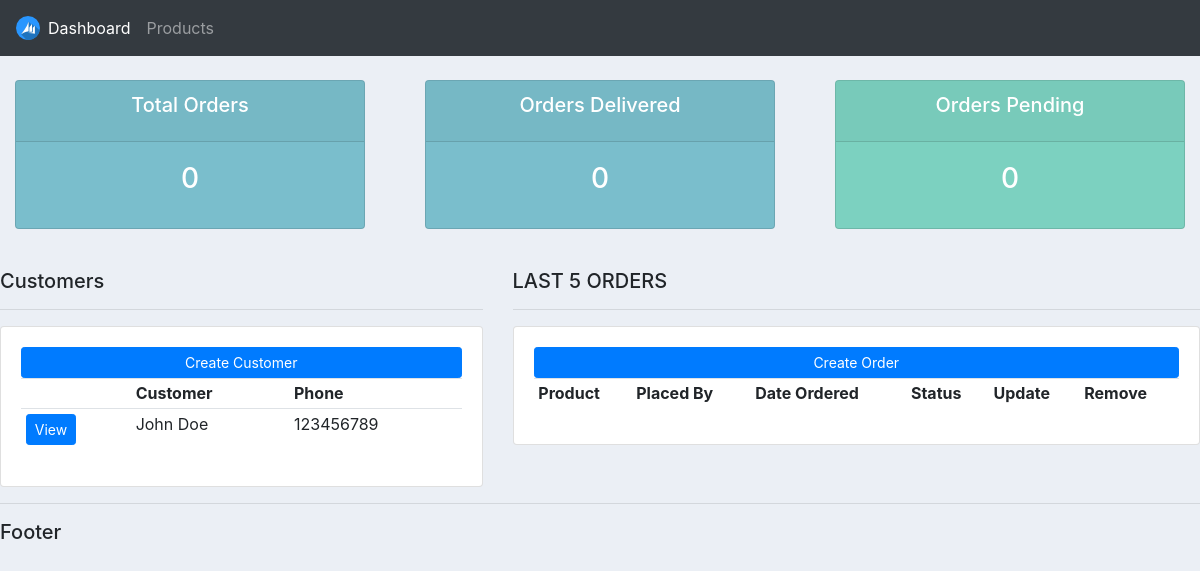
The app's page /, older data.
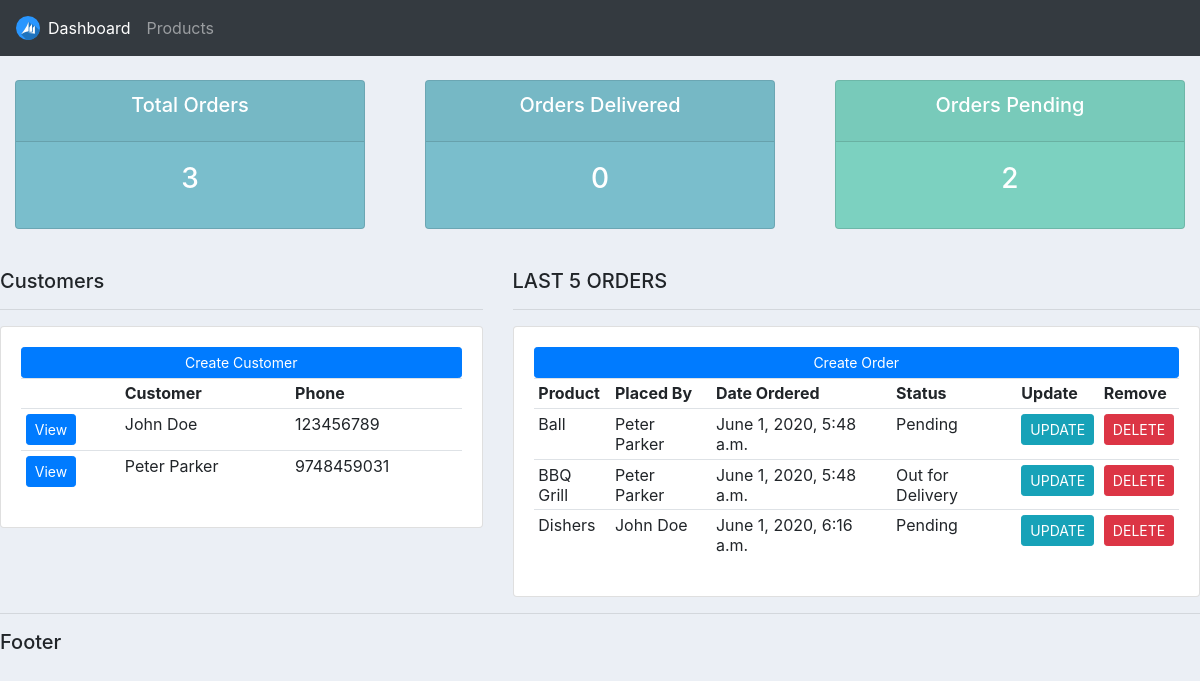
The same page, newer data.
### accounts/models.py (models this page shows)
class Customer(models.Model):
    name    = models.CharField(max_length=200,null=True)
    phone   = models.CharField(max_length=200,null=True)
    email   = models.CharField(max_length=200,null=True)
    date_created = models.DateTimeField(auto_now_add=True)
    def __str__(self):
        return self.name

class Order(models.Model):
    STATUS = (
            ('Pending','Pending'),
            ('Out for Delivery','Out for Delivery'),
            ('Delivered','Delivered'),
            )
    customer = models.ForeignKey(Customer,null=True,on_delete=models.SET_NULL)
    product  = models.ForeignKey(Product,null=True,on_delete=models.SET_NULL)
    date_created = models.DateTimeField(auto_now_add=True,null=True)
    status       = models.CharField(max_length=200,null=True,choices=STATUS)

class Product(models.Model):
    CATEGORY = (
            ('Indoor','Indoor'),
            ('Out Door','Out Door'),
            )
    name        = models.CharField(max_length=200,null=True)
    price       = models.FloatField(null=True)
    category    = models.CharField(max_length=200,null=True,choices=CATEGORY)
    description = models.CharField(max_length=200,null=True,blank=True)
    date_created= models.DateTimeField(auto_now_add=True,null=True)
    tags = models.ManyToManyField(Tag)
    def __str__(self):
        return self.name

### accounts/views.py (the view)
# urls.py: 2. Add a URL to urlpatterns:  path('', views.home, name='home')
def home(request):
    order = Order.objects.all()
    customers = Customer.objects.all()
    total_customers = customers.count()
    total_orders = order.count()
    delivered = Order.objects.all().filter(status='Delivered').count()
    pending   = order.filter(status='Pending').count()
    context = {'orders':order,'customers':customers,'total_customers':total_customers,'total_orders':total_orders,
        'Delivered':delivered,'Pending':pending
    }
    template_name='accounts/dashboard.html'
    return render(request,template_name,context)

### accounts/templates/accounts/dashboard.html
{% extends 'accounts/main.html' %}
{% block content %}
{% include 'accounts/status.html' %}
<br>
   <div class="row">
       <div class="col-md-5">
           <h5>Customers</h5>
           <hr>
           <div class="card card-body">
               <a class="btn btn-primary btn-sm btn-block" href="">Create Customer</a>
               <table class="table table-sm">
                   <tr>
                       <th></th>
                       <th>Customer</th>
                       <th>Phone</th>
                   </tr>
                   {% for customer in customers %}
                    <tr>
                        <td><a class="btn btn-sm btn-primary" href="{% url 'customer' customer.id %}">View</a></td>
                        <td>{{ customer.name }}</td>
                        <td>{{ customer.phone }}</td>
                    </tr>
                   {% endfor %}
               </table>
           </div>
       </div>
       <div class="col-md-7">
           <h5>LAST 5 ORDERS</h5>
           <hr>
           <div class="card card-body">
            <a class="btn btn-primary  btn-sm btn-block" href="{% url 'create_order' %}">Create Order</a>
               <table class="table table-sm">
                   <tr>
                       <th>Product</th>
                       <th>Placed By</th>
                       <th>Date Ordered</th>
                       <th>Status</th>
                       <th>Update</th>
                       <th>Remove</th>
                   </tr>
                   {% for order in orders %}
                    <tr>
                        <td>{{ order.product }}</td>
                        <td>{{ order.customer }}</td>
                        <td>{{ order.date_created }}</td>
                        <td>{{ order.status }}</td>
                        <td><a class="btn btn-sm btn-info" href="{% url 'update_order' order.id %}">UPDATE</a></td>
                        <td><a class="btn btn-sm btn-danger" href="">DELETE</a></td>
                    </tr>
                   {% endfor %}
                </table>
           </div>
       </div>
   </div>
{% endblock %}

### accounts/templates/accounts/main.html (shortened to what this page needs)
{% load static %}
<html>
    <head>
        <link rel="stylesheet" href="https://maxcdn.bootstrapcdn.com/bootstrap/4.0.0/css/bootstrap.min.css">
        <link rel="stylesheet" type="text/css" href="{% static '/css/main.css' %}">
    </head>
    <body>
        {% include 'accounts/navbar.html'%}
        {% block content %}
        {% endblock %}
        <hr>
        <h5>Footer</h5>
    </body>
</html>

### accounts/templates/accounts/navbar.html (shortened to what this page needs)
{% load static %}
<nav class="navbar navbar-expand-lg navbar-dark bg-dark">
    <img src="{% static 'images/crm.png' %}">
    <div class="collapse navbar-collapse" id="navbarNav">
      <ul class="navbar-nav">
        <li class="nav-item active">
          <a class="nav-link" href="{% url 'home' %}">Dashboard </a>
        </li>
        <li class="nav-item">
          <a class="nav-link" href="{% url 'products' %}">Products</a>
        </li>
      </ul>
    </div>
  </nav>

### accounts/templates/accounts/status.html
<br>
<div class="row">
    <div class="col">
        <div class="col-md">
            <div class="card text-center text-white mb-3" id="total-orders">
                <div class="card-header">
                    <h5 class="card-title">Total Orders</h5>
                </div>
                <div class="card-body">
                    <h3 class="card-title">{{ total_orders }}</h3>
                </div>
            </div>
        </div>
    </div>
    <div class="col">
        <div class="col-md">
            <div class="card text-center text-white mb-3" id="orders-delivered">
                <div class="card-header">
                    <h5 class="card-title">Orders Delivered</h5>
                </div>
                <div class="card-body">
                    <h3 class="card-title">{{ Delivered }}</h3>
                </div>
            </div>
        </div>
    </div>
    <div class="col">
        <div class="col-md">
            <div class="card text-center text-white mb-3" id="orders-pending">
                <div class="card-header">
                    <h5 class="card-title">Orders Pending</h5>
                </div>
                <div class="card-body">
                    <h3 class="card-title">{{ Pending }}</h3>
                </div>
            </div>
        </div>
    </div>
</div>

### static/css/main.css (style rules this page uses)
body { background-color:#ebeff5; }
#total-orders { background-color: #7abecc; }
#orders-delivered { background-color: #7abecc; }
#orders-pending { background-color: #7CD1C0; }

Row changes from the older to the newer data that the page shows:
added Customer: name "Peter Parker", phone "9748459031"
added Order: product "Ball", customer "Peter Parker", date_created "June 1, 2020, 5:48 a.m.", status "Pending"
added Order: product "BBQ Grill", customer "Peter Parker", date_created "June 1, 2020, 5:48 a.m.", status "Out for Delivery"
added Order: product "Dishers", customer "John Doe", date_created "June 1, 2020, 6:16 a.m.", status "Pending"
Text that changed along with them:
{{ total_orders }}: "0" → "3"
{{ Pending }}: "0" → "2"
